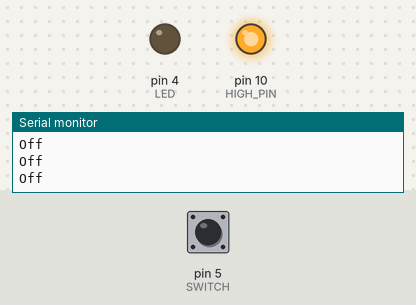
The sketch below on a simulated Arduino Uno, built with avr-gcc and run on an emulated ATmega328P. Parts: output pins drawn as LEDs (lit = HIGH), the last lines printed to the serial monitor. The test bench sets the inputs (shaded band); at power-on: pin 5 (SWITCH) LOW.

Above: at 1.2 s.
1.3 s: pin 5 (SWITCH) pulled HIGH for 0.15 s
At 1.4 s:
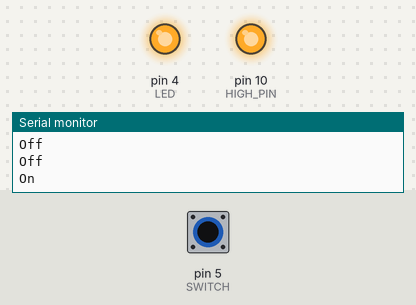
3.0 s: pin 5 (SWITCH) pulled HIGH for 3.2 s
At 6.8 s:
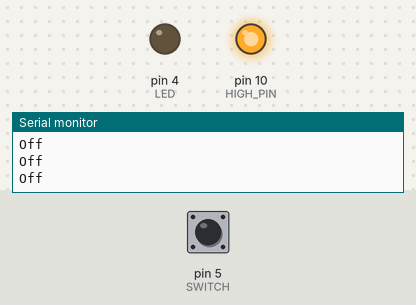
Timing chart, 0 to 8.3 s (numbered marks = the images above; inputs shaded):
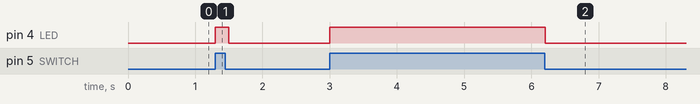

The sketch:

lab4.1.1.ino
```cpp
#define LED 4
#define SWITCH 5
#define HIGH_PIN 10

void setup() {
  Serial.begin(115200);
  pinMode(SWITCH, INPUT);
  pinMode(LED, OUTPUT);
  digitalWrite(LED, LOW);
  pinMode(HIGH_PIN, OUTPUT);
  digitalWrite(HIGH_PIN, HIGH);
}

void loop() {
  if (digitalRead(SWITCH) == 1) {
    digitalWrite(LED, HIGH);
    Serial.println("On");
  }
  if (digitalRead(SWITCH) == 0) {
    digitalWrite(LED, LOW);
    Serial.println("Off");
  }

  // Serial.println("Hello World!");

  delay(100);
}
```

Measured:
- after the input at 1.3 s, pin 4 (LED): LOW → HIGH at once, → LOW 0.20 s later
- after the input at 3.0 s, pin 4 (LED): LOW → HIGH at once, → LOW 3.2 s later
